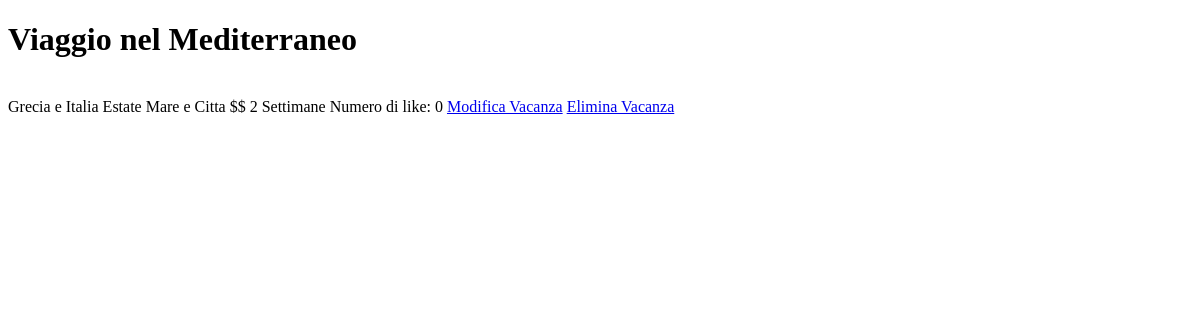
The app's page /vacation/vacationdetail/1/, older data.
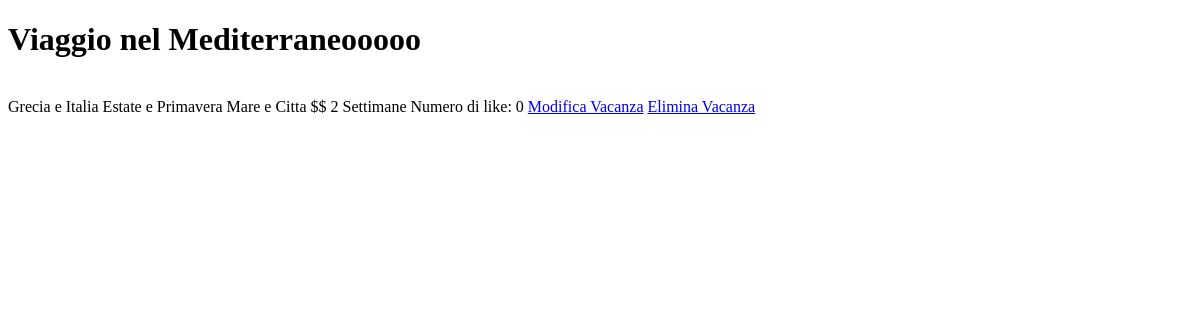
The same page, newer data.
### vacation/models.py (models this page shows)
class Vacation(models.Model):
    title = models.CharField(max_length=200)
    place = models.CharField(max_length=200)
    duration = models.CharField(max_length=200)
    price = models.CharField(max_length=200)
    type = models.CharField(max_length=200)
    likes = models.IntegerField(default=0)
    season = models.CharField(max_length=200)

### vacation/views.py (the view)
# urls.py: path("vacationdetail/<int:pk>/", DetailVacationView.as_view(), name="detailvacation"),
class DetailVacationView(DetailView):
    model = Vacation
    template_name = "vacation/vacation.html"

### vacation/templates/vacation/vacation.html (shortened to what this page needs)
{% extends 'base.html' %}
{% block content %}
<h1>{{object.title}}</h1>
<br>
{{object.place}}
{{object.season}}
{{object.type}}
{{object.price}}
{{object.duration}}
Numero di like: {{object.likes}}
<a href="{% url 'vacation:editvacation' object.pk %}">Modifica Vacanza</a>
<a href="{% url 'vacation:deletevacation' object.pk %}">Elimina Vacanza</a>
{% endblock %}

Row changes from the older to the newer data that the page shows:
changed Vacation "Grecia e Italia": title "Viaggio nel Mediterraneo" → "Viaggio nel Mediterraneooooo"; season "Estate" → "Estate e Primavera"
